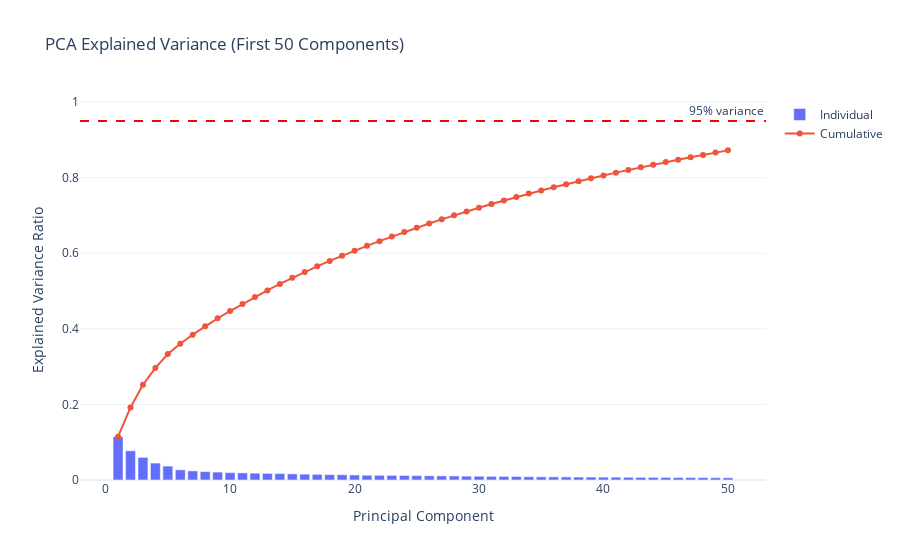

This figure's notebook cell:
### Code cell
fig = go.Figure()

fig.add_trace(go.Bar(
    x=list(range(1, 51)),
    y=explained_variance[:50],
    name='Individual'
))

fig.add_trace(go.Scatter(
    x=list(range(1, 51)),
    y=cumulative_variance[:50],
    name='Cumulative',
    mode='lines+markers'
))

fig.add_hline(y=0.95, line_dash='dash', line_color='red', annotation_text='95% variance')

fig.update_layout(
    title='PCA Explained Variance (First 50 Components)',
    xaxis_title='Principal Component',
    yaxis_title='Explained Variance Ratio',
    template='plotly_white'
)
fig.write_html('reports/figures/17_pca_variance.html')
fig.show()

### Figure 1 — Plotly figure (JSON) as saved in the notebook; plotly's stock layout.template omitted (floating-point values rounded to 4 significant figures)
{"data": [{"name": "Individual", "type": "bar", "x": [1, 2, 3, 4, 5, 6, 7, 8, 9, 10, 11, 12, 13, 14, 15, 16, 17, 18, 19, 20, 21, 22, 23, 24, 25, 26, 27, 28, 29, 30, 31, 32, 33, 34, 35, 36, 37, 38, 39, 40, 41, 42, 43, 44, 45, 46, 47, 48, 49, 50], "y": [0.1146, 0.07739, 0.05989, 0.04482, 0.03681, 0.02692, 0.02411, 0.02229, 0.02091, 0.01946, 0.01882, 0.01808, 0.0175, 0.0172, 0.01629, 0.0155, 0.01492, 0.01415, 0.01392, 0.01338, 0.01264, 0.01238, 0.01212, 0.01199, 0.01157, 0.01119, 0.01094, 0.01079, 0.01016, 0.009886, 0.009637, 0.00945, 0.009317, 0.008848, 0.008425, 0.008307, 0.008163, 0.007869, 0.007738, 0.007532, 0.007451, 0.007189, 0.007009, 0.006919, 0.006749, 0.006484, 0.006375, 0.006254, 0.006036, 0.005912]}, {"mode": "lines+markers", "name": "Cumulative", "type": "scatter", "x": [1, 2, 3, 4, 5, 6, 7, 8, 9, 10, 11, 12, 13, 14, 15, 16, 17, 18, 19, 20, 21, 22, 23, 24, 25, 26, 27, 28, 29, 30, 31, 32, 33, 34, 35, 36, 37, 38, 39, 40, 41, 42, 43, 44, 45, 46, 47, 48, 49, 50], "y": [0.1146, 0.192, 0.2519, 0.2967, 0.3335, 0.3604, 0.3845, 0.4068, 0.4277, 0.4472, 0.466, 0.4841, 0.5016, 0.5188, 0.5351, 0.5506, 0.5655, 0.5797, 0.5936, 0.607, 0.6196, 0.632, 0.6441, 0.6561, 0.6677, 0.6789, 0.6898, 0.7006, 0.7107, 0.7206, 0.7303, 0.7397, 0.749, 0.7579, 0.7663, 0.7746, 0.7828, 0.7906, 0.7984, 0.8059, 0.8134, 0.8206, 0.8276, 0.8345, 0.8412, 0.8477, 0.8541, 0.8603, 0.8664, 0.8723]}], "layout": {"annotations": [{"showarrow": false, "text": "95% variance", "x": 1, "xanchor": "right", "xref": "x domain", "y": 0.95, "yanchor": "bottom", "yref": "y"}], "shapes": [{"line": {"color": "red", "dash": "dash"}, "type": "line", "x0": 0, "x1": 1, "xref": "x domain", "y0": 0.95, "y1": 0.95, "yref": "y"}], "title": {"text": "PCA Explained Variance (First 50 Components)"}, "xaxis": {"title": {"text": "Principal Component"}}, "yaxis": {"title": {"text": "Explained Variance Ratio"}}}}
